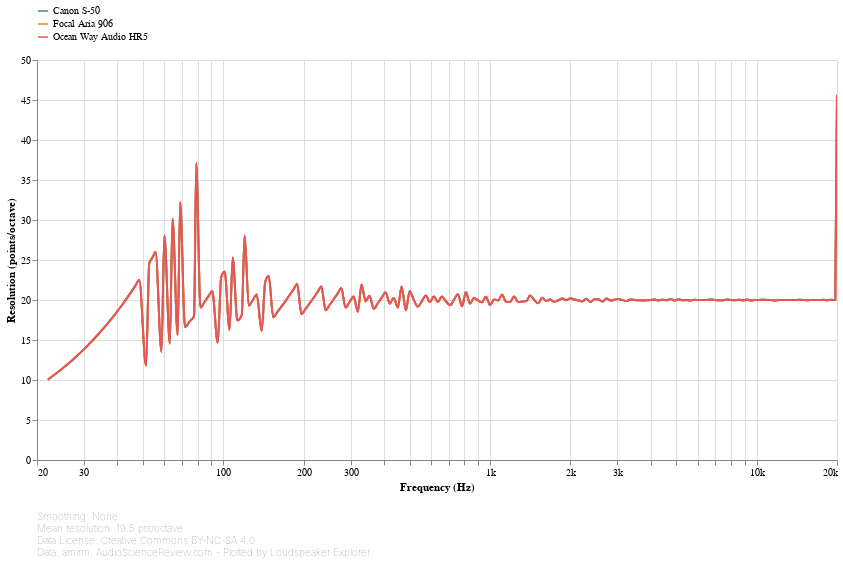

Here is the notebook cell this chart was saved with:
### Markdown cell above
## Resolution

This chart shows the resolution of the input data at each frequency. For each point, resolution is calculated by looking at the distance from the previous point. The larger the distance, the lower the resolution.

A straight, horizontal line means that resolution is constant throughout the spectrum, or in other words, points are equally spaced in log-frequency. Some Loudspeaker Explorer features, especially smoothing and detrending, implicitly assume that this is the case, and might produce inaccurate results otherwise.

### Code cell
#@markdown
frequency_response_chart(
    speakers_fr_ready
        .pipe(lsx.pd.index_as_columns)
        .set_index('Speaker')
        .set_index('Frequency [Hz]', append=True, drop=False)
        .groupby('Speaker').apply(lambda frequencies: frequencies / frequencies.shift(1))
        .pipe(np.log2)
        .pow(-1)
        .rename(columns={'Frequency [Hz]': 'Resolution (points/octave)'})
        .pipe(lsx.pd.remap_columns, {
            'Resolution (points/octave)': 'value',
        }),
    lambda chart: lsx.util.pipe(chart
        .encode(
            alt.Y('value', type='quantitative', title='Resolution (points/octave)', axis=alt.Axis(grid=True)),
            speaker_color()),
        speaker_input),
    lambda chart: lsx.alt.interactive_line(chart),
    alter_tooltips=lambda tooltips:
        ([alt.Tooltip('speaker', title='Speaker')]
            if speakers_fr_ready.index.get_level_values('Speaker').nunique() > 1 else []) +
        tooltips +
        [alt.Tooltip('value', type='quantitative', title='Resolution (points/octave)', format='.2f')]
)

### Figure 1 — Vega-Lite specification as saved in the notebook (floating-point values rounded to 4 significant figures; data arrays with more than 128 entries replaced by an {"elided": "..."} marker saying what was removed)
{"config": {"view": {"continuousWidth": 400, "continuousHeight": 300, "opacity": 0}}, "vconcat": [{"layer": [{"mark": {"type": "line", "clip": true, "interpolate": "monotone"}, "encoding": {"opacity": {"condition": {"value": 1, "selection": "selector001"}, "value": 0.2}}, "selection": {"selector001": {"type": "multi", "encodings": ["color"], "bind": "legend"}, "selector003": {"type": "interval", "bind": "scales", "encodings": ["x", "y"]}, "selector004": {"type": "single", "fields": ["speaker"], "bind": {"input": "select", "options": [null, "Canon S-50", "Focal Aria 906", "Ocean Way Audio HR5"], "labels": ["All", "Canon S-50", "Focal Aria 906", "Ocean Way Audio HR5"], "name": "Speaker: "}}}}, {"mark": {"type": "circle", "clip": true, "size": 100}, "encoding": {"fillOpacity": {"condition": {"value": 0.3, "selection": "selector002"}, "value": 0}}, "selection": {"selector002": {"type": "single", "on": "mouseover", "clear": "mouseout", "empty": "none", "encodings": ["x", "y"]}}}], "data": {"name": "data-35bdd98e2f9088ab41ed7a10f92dd9c9"}, "encoding": {"color": {"type": "nominal", "field": "speaker", "legend": {"direction": "vertical", "labelLimit": 600, "orient": "top", "symbolType": "stroke"}, "title": null}, "tooltip": [{"type": "nominal", "field": "speaker", "title": "Speaker"}, {"type": "quantitative", "field": "frequency", "format": ".03s", "title": "Frequency (Hz)"}, {"type": "quantitative", "field": "value", "format": ".2f", "title": "Resolution (points/octave)"}], "x": {"type": "quantitative", "axis": {"format": "s"}, "field": "frequency", "scale": {"base": 10, "domain": [20, 20000], "nice": false, "type": "log"}, "title": "Frequency (Hz)"}, "y": {"type": "quantitative", "axis": {"grid": true}, "field": "value", "title": "Resolution (points/octave)"}}, "height": 400, "transform": [{"flatten": ["frequency", "value"]}, {"filter": {"selection": "selector004"}}], "width": 800}, {"mark": "text", "height": 1, "title": {"text": ["Smoothing: None", "Mean resolution: 19.5 pts/octave", "Data License: Creative Commons BY-NC-SA 4.0", "Data: amirm, AudioScienceReview.com - Plotted by Loudspeaker Explorer"], "anchor": "start", "color": "gray", "fontSize": 10, "fontWeight": "lighter"}, "width": 600}], "resolve": {"legend": {"color": "independent"}}, "$schema": "https://vega.github.io/schema/vega-lite/v4.8.1.json", "datasets": {"data-35bdd98e2f9088ab41ed7a10f92dd9c9": [{"speaker": "Canon S-50", "frequency": {"elided": "194 float values"}, "value": {"elided": "194 float values"}}, {"speaker": "Focal Aria 906", "frequency": {"elided": "194 float values"}, "value": {"elided": "194 float values"}}, {"speaker": "Ocean Way Audio HR5", "frequency": {"elided": "194 float values"}, "value": {"elided": "194 float values"}}]}}
